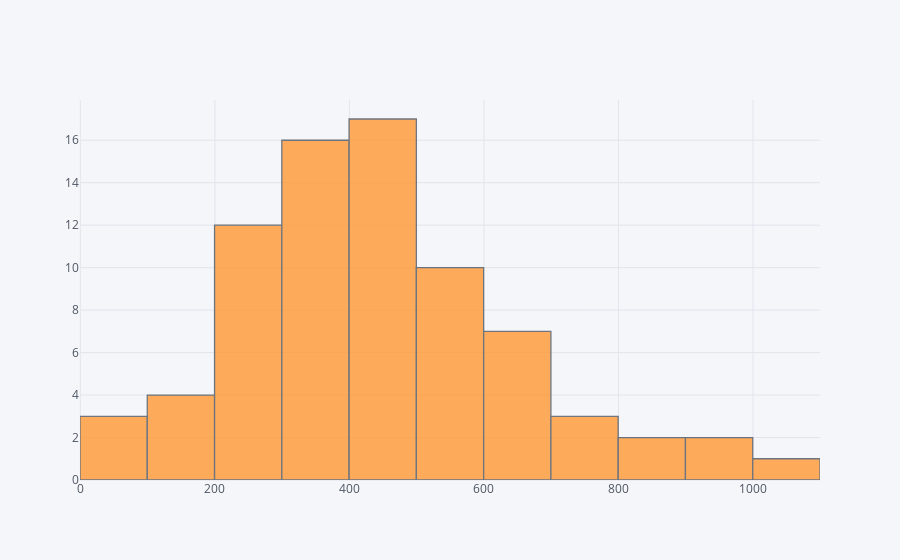

Source (notebook cell):
### Code cell
#all_newspapers = pd.concat([clean_eluniversal, clean_elpais])

#grouped = all_newspapers.groupby('newspaper_uid')

#grouped.hist()
clean_elpais['n_tokens_body'].iplot(kind='histogram')

### Figure 1 — Plotly figure (JSON) as saved in the notebook; plotly's stock layout.template omitted (floating-point values rounded to 4 significant figures)
{"data": [{"histfunc": "count", "histnorm": "", "marker": {"color": "rgba(255, 153, 51, 1.0)", "line": {"color": "#4D5663", "width": 1.3}}, "name": "n_tokens_body", "opacity": 0.8, "orientation": "v", "type": "histogram", "x": [138, 551, 824, 233, 347, 547, 103, 357, 57, 310, 521, 723, 920, 623, 368, 554, 413, 465, 816, 298, 180, 335, 953, 303, 536, 310, 791, 268, 484, 406, 489, 469, 280, 489, 475, 324, 397, 432, 346, 517, 465, 0, 205, 637, 264, 272, 478, 346, 215, 486, 251, 360, 217, 738, 663, 525, 607, 385, 576, 387, 325, 295, 1001, 453, 196, 64, 608, 498, 478, 469, 666, 535, 230, 629, 584, 395, 460]}], "layout": {"barmode": "overlay", "legend": {"bgcolor": "#F5F6F9", "font": {"color": "#4D5663"}}, "paper_bgcolor": "#F5F6F9", "plot_bgcolor": "#F5F6F9", "titlefont": {"color": "#4D5663"}, "xaxis1": {"gridcolor": "#E1E5ED", "showgrid": true, "tickfont": {"color": "#4D5663"}, "title": "", "titlefont": {"color": "#4D5663"}, "zerolinecolor": "#E1E5ED"}, "yaxis1": {"gridcolor": "#E1E5ED", "showgrid": true, "tickfont": {"color": "#4D5663"}, "title": "", "titlefont": {"color": "#4D5663"}, "zerolinecolor": "#E1E5ED"}}}
